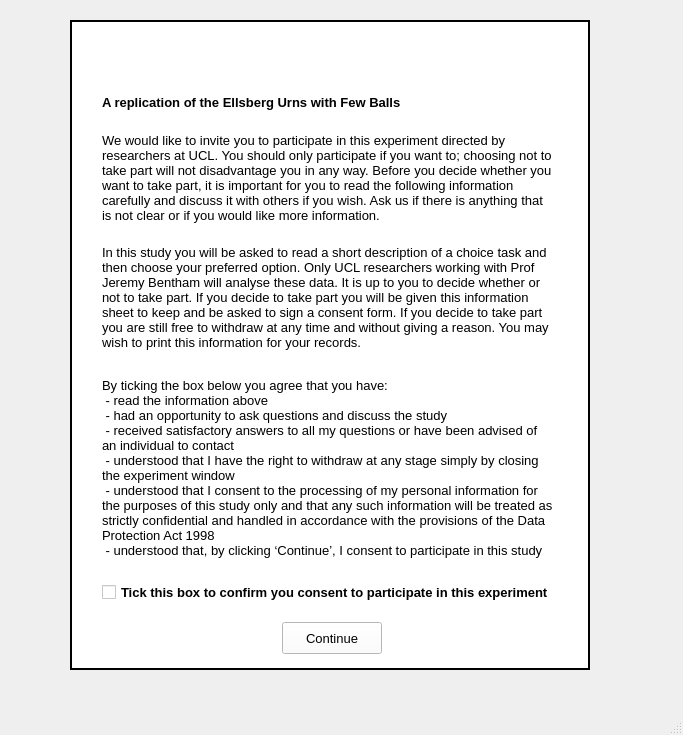
<?xml version="1.0" encoding="UTF-8"?>
<ui version="4.0">
 <class>urnExpWindow</class>
 <widget class="QMainWindow" name="urnExpWindow">
  <property name="geometry">
   <rect>
    <x>0</x>
    <y>0</y>
    <width>683</width>
    <height>735</height>
   </rect>
  </property>
  <property name="windowTitle">
   <string>MainWindow</string>
  </property>
  <widget class="QWidget" name="centralwidget">
   <widget class="QStackedWidget" name="stackedWidget">
    <property name="geometry">
     <rect>
      <x>70</x>
      <y>20</y>
      <width>520</width>
      <height>650</height>
     </rect>
    </property>
    <property name="focusPolicy">
     <enum>Qt::ClickFocus</enum>
    </property>
    <property name="styleSheet">
     <string notr="true">background-color: rgb(255, 255, 255);</string>
    </property>
    <property name="frameShape">
     <enum>QFrame::WinPanel</enum>
    </property>
    <property name="frameShadow">
     <enum>QFrame::Plain</enum>
    </property>
    <property name="midLineWidth">
     <number>0</number>
    </property>
    <property name="currentIndex">
     <number>0</number>
    </property>
    <widget class="QWidget" name="page1_consent">
     <widget class="QLabel" name="consentInfo">
      <property name="geometry">
       <rect>
        <x>30</x>
        <y>110</y>
        <width>451</width>
        <height>91</height>
       </rect>
      </property>
      <property name="font">
       <font>
        <family>Arial</family>
        <pointsize>10</pointsize>
       </font>
      </property>
      <property name="text">
       <string>We would like to invite you to participate in this experiment directed by researchers at UCL. You should only participate if you want to; choosing not to take part will not disadvantage you in any way. Before you decide whether you want to take part, it is important for you to read the following information carefully and discuss it with others if you wish. Ask us if there is anything that is not clear or if you would like more information. </string>
      </property>
      <property name="wordWrap">
       <bool>true</bool>
      </property>
     </widget>
     <widget class="QCheckBox" name="consentBox">
      <property name="enabled">
       <bool>true</bool>
      </property>
      <property name="geometry">
       <rect>
        <x>30</x>
        <y>560</y>
        <width>471</width>
        <height>21</height>
       </rect>
      </property>
      <property name="font">
       <font>
        <family>Arial</family>
        <pointsize>10</pointsize>
        <weight>75</weight>
        <bold>true</bold>
       </font>
      </property>
      <property name="styleSheet">
       <string notr="true">color: rgb(0, 0, 0);</string>
      </property>
      <property name="text">
       <string>Tick this box to confirm you consent to participate in this experiment</string>
      </property>
      <property name="checkable">
       <bool>true</bool>
      </property>
      <property name="tristate">
       <bool>false</bool>
      </property>
     </widget>
     <widget class="QPushButton" name="consentConfirm">
      <property name="geometry">
       <rect>
        <x>210</x>
        <y>600</y>
        <width>100</width>
        <height>32</height>
       </rect>
      </property>
      <property name="font">
       <font>
        <family>Arial</family>
        <pointsize>10</pointsize>
       </font>
      </property>
      <property name="text">
       <string>Continue</string>
      </property>
     </widget>
     <widget class="QLabel" name="label">
      <property name="geometry">
       <rect>
        <x>0</x>
        <y>-20</y>
        <width>131</width>
        <height>91</height>
       </rect>
      </property>
      <property name="text">
       <string/>
      </property>
      <property name="pixmap">
       <pixmap>ucl-logo.jpg</pixmap>
      </property>
      <property name="scaledContents">
       <bool>true</bool>
      </property>
     </widget>
     <widget class="QLabel" name="consentInfo_2">
      <property name="geometry">
       <rect>
        <x>30</x>
        <y>70</y>
        <width>451</width>
        <height>21</height>
       </rect>
      </property>
      <property name="font">
       <font>
        <family>Arial</family>
        <pointsize>10</pointsize>
        <weight>75</weight>
        <bold>true</bold>
       </font>
      </property>
      <property name="text">
       <string>A replication of the Ellsberg Urns with Few Balls</string>
      </property>
      <property name="wordWrap">
       <bool>true</bool>
      </property>
     </widget>
     <widget class="QLabel" name="consentInfo_3">
      <property name="geometry">
       <rect>
        <x>30</x>
        <y>220</y>
        <width>451</width>
        <height>111</height>
       </rect>
      </property>
      <property name="font">
       <font>
        <family>Arial</family>
        <pointsize>10</pointsize>
       </font>
      </property>
      <property name="text">
       <string>In this study you will be asked to read a short description of a choice task and then choose your preferred option. Only UCL researchers working with Prof Jeremy Bentham will analyse these data. It is up to you to decide whether or not to take part. If you decide to take part you will be given this information sheet to keep and be asked to sign a consent form. If you decide to take part you are still free to withdraw at any time and without giving a reason. You may wish to print this information for your records.</string>
      </property>
      <property name="wordWrap">
       <bool>true</bool>
      </property>
     </widget>
     <widget class="QLabel" name="consentInfo_4">
      <property name="geometry">
       <rect>
        <x>30</x>
        <y>340</y>
        <width>451</width>
        <height>211</height>
       </rect>
      </property>
      <property name="font">
       <font>
        <family>Arial</family>
        <pointsize>10</pointsize>
       </font>
      </property>
      <property name="text">
       <string>By ticking the box below you agree that you have: 
 - read the information above 
 - had an opportunity to ask questions and discuss the study 
 - received satisfactory answers to all my questions or have been advised of an individual to contact 
 - understood that I have the right to withdraw at any stage simply by closing the experiment window
 - understood that I consent to the processing of my personal information for the purposes of this study only and that any such information will be treated as strictly confidential and handled in accordance with the provisions of the Data Protection Act 1998 
 - understood that, by clicking ‘Continue’, I consent to participate in this study </string>
      </property>
      <property name="wordWrap">
       <bool>true</bool>
      </property>
     </widget>
    </widget>
    <widget class="QWidget" name="page2_demog">
     <widget class="QLabel" name="labelDemog">
      <property name="geometry">
       <rect>
        <x>40</x>
        <y>70</y>
        <width>461</width>
        <height>51</height>
       </rect>
      </property>
      <property name="font">
       <font>
        <family>Arial</family>
        <pointsize>10</pointsize>
        <weight>75</weight>
        <bold>true</bold>
       </font>
      </property>
      <property name="text">
       <string>Please enter some details about yourself and then click 'Continue'</string>
      </property>
     </widget>
     <widget class="QPushButton" name="demogConfirm">
      <property name="geometry">
       <rect>
        <x>210</x>
        <y>600</y>
        <width>100</width>
        <height>32</height>
       </rect>
      </property>
      <property name="font">
       <font>
        <family>Arial</family>
        <pointsize>10</pointsize>
       </font>
      </property>
      <property name="text">
       <string>Continue</string>
      </property>
     </widget>
     <widget class="QWidget" name="UserEducation" native="true">
      <property name="geometry">
       <rect>
        <x>30</x>
        <y>320</y>
        <width>321</width>
        <height>61</height>
       </rect>
      </property>
      <widget class="QComboBox" name="Education">
       <property name="geometry">
        <rect>
         <x>140</x>
         <y>20</y>
         <width>181</width>
         <height>22</height>
        </rect>
       </property>
       <property name="font">
        <font>
         <family>Arial</family>
        </font>
       </property>
       <property name="focusPolicy">
        <enum>Qt::ClickFocus</enum>
       </property>
       <item>
        <property name="text">
         <string/>
        </property>
       </item>
       <item>
        <property name="text">
         <string>Upper Secondary</string>
        </property>
       </item>
       <item>
        <property name="text">
         <string>Post-secondary</string>
        </property>
       </item>
       <item>
        <property name="text">
         <string>Bachelor's or equivalent</string>
        </property>
       </item>
       <item>
        <property name="text">
         <string>Master's or equivalent</string>
        </property>
       </item>
       <item>
        <property name="text">
         <string>Doctoral or equivalent</string>
        </property>
       </item>
      </widget>
      <widget class="QLabel" name="labelEducation">
       <property name="geometry">
        <rect>
         <x>10</x>
         <y>20</y>
         <width>121</width>
         <height>16</height>
        </rect>
       </property>
       <property name="font">
        <font>
         <family>Arial</family>
         <pointsize>10</pointsize>
         <weight>75</weight>
         <bold>true</bold>
        </font>
       </property>
       <property name="text">
        <string>Education Level</string>
       </property>
      </widget>
     </widget>
     <widget class="QWidget" name="UserGender" native="true">
      <property name="geometry">
       <rect>
        <x>30</x>
        <y>220</y>
        <width>321</width>
        <height>80</height>
       </rect>
      </property>
      <widget class="QRadioButton" name="Male">
       <property name="geometry">
        <rect>
         <x>140</x>
         <y>10</y>
         <width>82</width>
         <height>21</height>
        </rect>
       </property>
       <property name="font">
        <font>
         <family>Arial</family>
         <pointsize>10</pointsize>
         <weight>75</weight>
         <bold>true</bold>
        </font>
       </property>
       <property name="text">
        <string>Male</string>
       </property>
      </widget>
      <widget class="QRadioButton" name="Female">
       <property name="geometry">
        <rect>
         <x>140</x>
         <y>40</y>
         <width>82</width>
         <height>21</height>
        </rect>
       </property>
       <property name="font">
        <font>
         <family>Arial</family>
         <pointsize>10</pointsize>
         <weight>75</weight>
         <bold>true</bold>
        </font>
       </property>
       <property name="text">
        <string>Female</string>
       </property>
      </widget>
      <widget class="QLabel" name="labelGender">
       <property name="geometry">
        <rect>
         <x>10</x>
         <y>30</y>
         <width>71</width>
         <height>16</height>
        </rect>
       </property>
       <property name="font">
        <font>
         <family>Arial</family>
         <pointsize>10</pointsize>
         <weight>75</weight>
         <bold>true</bold>
        </font>
       </property>
       <property name="text">
        <string>Gender</string>
       </property>
      </widget>
     </widget>
     <widget class="QWidget" name="UserAge" native="true">
      <property name="geometry">
       <rect>
        <x>30</x>
        <y>130</y>
        <width>321</width>
        <height>61</height>
       </rect>
      </property>
      <widget class="QSpinBox" name="Age">
       <property name="geometry">
        <rect>
         <x>140</x>
         <y>10</y>
         <width>51</width>
         <height>31</height>
        </rect>
       </property>
       <property name="font">
        <font>
         <family>Arial</family>
         <pointsize>10</pointsize>
        </font>
       </property>
      </widget>
      <widget class="QLabel" name="labelAge">
       <property name="geometry">
        <rect>
         <x>10</x>
         <y>20</y>
         <width>71</width>
         <height>16</height>
        </rect>
       </property>
       <property name="font">
        <font>
         <family>Arial</family>
         <pointsize>10</pointsize>
         <weight>75</weight>
         <bold>true</bold>
        </font>
       </property>
       <property name="text">
        <string>Age</string>
       </property>
      </widget>
     </widget>
     <widget class="QLabel" name="labelErrorAge">
      <property name="geometry">
       <rect>
        <x>370</x>
        <y>130</y>
        <width>111</width>
        <height>61</height>
       </rect>
      </property>
      <property name="font">
       <font>
        <family>Arial</family>
        <pointsize>10</pointsize>
        <weight>75</weight>
        <bold>true</bold>
       </font>
      </property>
      <property name="styleSheet">
       <string notr="true">color: rgb(252, 7, 22);</string>
      </property>
      <property name="text">
       <string>You need to be over 18 to take part in this experiment</string>
      </property>
      <property name="wordWrap">
       <bool>true</bool>
      </property>
     </widget>
     <widget class="QLabel" name="labelErrorGender">
      <property name="geometry">
       <rect>
        <x>370</x>
        <y>220</y>
        <width>111</width>
        <height>71</height>
       </rect>
      </property>
      <property name="font">
       <font>
        <family>Arial</family>
        <pointsize>10</pointsize>
        <weight>75</weight>
        <bold>true</bold>
       </font>
      </property>
      <property name="styleSheet">
       <string notr="true">color: rgb(252, 7, 22);</string>
      </property>
      <property name="text">
       <string>You must select your gender</string>
      </property>
      <property name="wordWrap">
       <bool>true</bool>
      </property>
     </widget>
     <widget class="QLabel" name="labelErrorEducation">
      <property name="geometry">
       <rect>
        <x>370</x>
        <y>330</y>
        <width>111</width>
        <height>51</height>
       </rect>
      </property>
      <property name="font">
       <font>
        <family>Arial</family>
        <pointsize>10</pointsize>
        <weight>75</weight>
        <bold>true</bold>
       </font>
      </property>
      <property name="styleSheet">
       <string notr="true">color: rgb(252, 7, 22);</string>
      </property>
      <property name="text">
       <string>You must select your highest education level</string>
      </property>
      <property name="wordWrap">
       <bool>true</bool>
      </property>
     </widget>
     <widget class="QLabel" name="label_2">
      <property name="geometry">
       <rect>
        <x>0</x>
        <y>-20</y>
        <width>131</width>
        <height>91</height>
       </rect>
      </property>
      <property name="text">
       <string/>
      </property>
      <property name="pixmap">
       <pixmap>ucl-logo.jpg</pixmap>
      </property>
      <property name="scaledContents">
       <bool>true</bool>
      </property>
     </widget>
    </widget>
    <widget class="QWidget" name="page3_instructions">
     <widget class="QLabel" name="labelInstructionHeading">
      <property name="geometry">
       <rect>
        <x>40</x>
        <y>70</y>
        <width>441</width>
        <height>41</height>
       </rect>
      </property>
      <property name="font">
       <font>
        <family>Arial</family>
        <pointsize>10</pointsize>
        <weight>75</weight>
        <bold>true</bold>
        <kerning>false</kerning>
       </font>
      </property>
      <property name="frameShape">
       <enum>QFrame::NoFrame</enum>
      </property>
      <property name="lineWidth">
       <number>0</number>
      </property>
      <property name="text">
       <string>Please consider the following problem carefully and then click 'Continue'</string>
      </property>
      <property name="wordWrap">
       <bool>true</bool>
      </property>
     </widget>
     <widget class="QPushButton" name="instructionConfirm">
      <property name="geometry">
       <rect>
        <x>210</x>
        <y>600</y>
        <width>100</width>
        <height>32</height>
       </rect>
      </property>
      <property name="font">
       <font>
        <family>Arial</family>
        <pointsize>10</pointsize>
       </font>
      </property>
      <property name="text">
       <string>Continue</string>
      </property>
     </widget>
     <widget class="QLabel" name="labelExpInstructions">
      <property name="geometry">
       <rect>
        <x>40</x>
        <y>130</y>
        <width>441</width>
        <height>61</height>
       </rect>
      </property>
      <property name="font">
       <font>
        <family>Arial</family>
        <pointsize>10</pointsize>
       </font>
      </property>
      <property name="layoutDirection">
       <enum>Qt::LeftToRight</enum>
      </property>
      <property name="lineWidth">
       <number>0</number>
      </property>
      <property name="text">
       <string>On the next screen there will be two urns, labeled A and B, containing red and blue marbles, and you have to draw a marble from one of the urns. If you get a blue marble, you will be entered into a £30 lottery draw. </string>
      </property>
      <property name="alignment">
       <set>Qt::AlignLeading|Qt::AlignLeft|Qt::AlignTop</set>
      </property>
      <property name="wordWrap">
       <bool>true</bool>
      </property>
     </widget>
     <widget class="QLabel" name="labelExpInstructions_2">
      <property name="geometry">
       <rect>
        <x>40</x>
        <y>200</y>
        <width>441</width>
        <height>71</height>
       </rect>
      </property>
      <property name="font">
       <font>
        <family>Arial</family>
        <pointsize>10</pointsize>
       </font>
      </property>
      <property name="layoutDirection">
       <enum>Qt::LeftToRight</enum>
      </property>
      <property name="lineWidth">
       <number>0</number>
      </property>
      <property name="text">
       <string>Text from program....</string>
      </property>
      <property name="alignment">
       <set>Qt::AlignLeading|Qt::AlignLeft|Qt::AlignTop</set>
      </property>
      <property name="wordWrap">
       <bool>true</bool>
      </property>
     </widget>
     <widget class="QLabel" name="labelExpInstructions_3">
      <property name="geometry">
       <rect>
        <x>40</x>
        <y>280</y>
        <width>441</width>
        <height>61</height>
       </rect>
      </property>
      <property name="font">
       <font>
        <family>Arial</family>
        <pointsize>10</pointsize>
       </font>
      </property>
      <property name="layoutDirection">
       <enum>Qt::LeftToRight</enum>
      </property>
      <property name="lineWidth">
       <number>0</number>
      </property>
      <property name="text">
       <string>Text from program...</string>
      </property>
      <property name="alignment">
       <set>Qt::AlignLeading|Qt::AlignLeft|Qt::AlignTop</set>
      </property>
      <property name="wordWrap">
       <bool>true</bool>
      </property>
     </widget>
     <widget class="QLabel" name="labelExpInstructions_5">
      <property name="geometry">
       <rect>
        <x>40</x>
        <y>430</y>
        <width>441</width>
        <height>111</height>
       </rect>
      </property>
      <property name="font">
       <font>
        <family>Arial</family>
        <pointsize>10</pointsize>
       </font>
      </property>
      <property name="layoutDirection">
       <enum>Qt::LeftToRight</enum>
      </property>
      <property name="lineWidth">
       <number>0</number>
      </property>
      <property name="text">
       <string>You have to decide whether you prefer to draw a marble at random from Urn A or Urn B. What you hope is to draw a blue marble and be entered for the £30 lottery draw. Consider very carefully from which urn you prefer to draw the marble, then click on the urn you want to draw from.  After you have confirmed your urn choice, the computer will then randomly draw a marble from your chosen urn and show you the result.</string>
      </property>
      <property name="alignment">
       <set>Qt::AlignLeading|Qt::AlignLeft|Qt::AlignTop</set>
      </property>
      <property name="wordWrap">
       <bool>true</bool>
      </property>
     </widget>
     <widget class="QLabel" name="label_3">
      <property name="geometry">
       <rect>
        <x>0</x>
        <y>-20</y>
        <width>131</width>
        <height>91</height>
       </rect>
      </property>
      <property name="text">
       <string/>
      </property>
      <property name="pixmap">
       <pixmap>ucl-logo.jpg</pixmap>
      </property>
      <property name="scaledContents">
       <bool>true</bool>
      </property>
     </widget>
     <widget class="QLabel" name="labelExpInstructions_4">
      <property name="geometry">
       <rect>
        <x>40</x>
        <y>360</y>
        <width>441</width>
        <height>61</height>
       </rect>
      </property>
      <property name="font">
       <font>
        <family>Arial</family>
        <pointsize>10</pointsize>
       </font>
      </property>
      <property name="layoutDirection">
       <enum>Qt::LeftToRight</enum>
      </property>
      <property name="lineWidth">
       <number>0</number>
      </property>
      <property name="text">
       <string>Text from program...</string>
      </property>
      <property name="alignment">
       <set>Qt::AlignLeading|Qt::AlignLeft|Qt::AlignTop</set>
      </property>
      <property name="wordWrap">
       <bool>true</bool>
      </property>
     </widget>
     <zorder>instructionConfirm</zorder>
     <zorder>labelExpInstructions</zorder>
     <zorder>labelExpInstructions_2</zorder>
     <zorder>labelExpInstructions_3</zorder>
     <zorder>labelExpInstructions_5</zorder>
     <zorder>label_3</zorder>
     <zorder>labelInstructionHeading</zorder>
     <zorder>labelExpInstructions_4</zorder>
    </widget>
    <widget class="QWidget" name="page4_urnSelect">
     <widget class="QPushButton" name="urnConfirm">
      <property name="geometry">
       <rect>
        <x>185</x>
        <y>600</y>
        <width>150</width>
        <height>32</height>
       </rect>
      </property>
      <property name="font">
       <font>
        <family>Arial</family>
        <pointsize>10</pointsize>
        <weight>50</weight>
        <bold>false</bold>
       </font>
      </property>
      <property name="text">
       <string>Confirm</string>
      </property>
     </widget>
     <widget class="QLabel" name="labelUrnA">
      <property name="geometry">
       <rect>
        <x>150</x>
        <y>100</y>
        <width>21</width>
        <height>20</height>
       </rect>
      </property>
      <property name="font">
       <font>
        <family>Arial</family>
        <pointsize>14</pointsize>
        <weight>75</weight>
        <bold>true</bold>
       </font>
      </property>
      <property name="text">
       <string>A</string>
      </property>
     </widget>
     <widget class="QLabel" name="labelUrnB">
      <property name="geometry">
       <rect>
        <x>340</x>
        <y>100</y>
        <width>21</width>
        <height>20</height>
       </rect>
      </property>
      <property name="font">
       <font>
        <family>Arial</family>
        <pointsize>14</pointsize>
        <weight>75</weight>
        <bold>true</bold>
       </font>
      </property>
      <property name="text">
       <string>B</string>
      </property>
     </widget>
     <widget class="QLabel" name="labelUrnHeading">
      <property name="geometry">
       <rect>
        <x>100</x>
        <y>60</y>
        <width>321</width>
        <height>21</height>
       </rect>
      </property>
      <property name="font">
       <font>
        <family>Arial</family>
        <pointsize>10</pointsize>
        <weight>75</weight>
        <bold>true</bold>
       </font>
      </property>
      <property name="text">
       <string>Click the urn you want to draw a marble from and click 'Confirm'</string>
      </property>
      <property name="alignment">
       <set>Qt::AlignCenter</set>
      </property>
      <property name="wordWrap">
       <bool>true</bool>
      </property>
      <property name="margin">
       <number>0</number>
      </property>
     </widget>
     <widget class="QLabel" name="labelUrnChoice">
      <property name="geometry">
       <rect>
        <x>140</x>
        <y>480</y>
        <width>241</width>
        <height>41</height>
       </rect>
      </property>
      <property name="font">
       <font>
        <family>Arial</family>
        <pointsize>12</pointsize>
        <weight>75</weight>
        <bold>true</bold>
       </font>
      </property>
      <property name="text">
       <string>You chose the urn with...</string>
      </property>
      <property name="alignment">
       <set>Qt::AlignCenter</set>
      </property>
      <property name="wordWrap">
       <bool>true</bool>
      </property>
     </widget>
     <widget class="QLabel" name="label_4">
      <property name="geometry">
       <rect>
        <x>0</x>
        <y>-20</y>
        <width>131</width>
        <height>91</height>
       </rect>
      </property>
      <property name="text">
       <string/>
      </property>
      <property name="pixmap">
       <pixmap>ucl-logo.jpg</pixmap>
      </property>
      <property name="scaledContents">
       <bool>true</bool>
      </property>
     </widget>
     <widget class="QLabel" name="labelUrnAratio">
      <property name="geometry">
       <rect>
        <x>80</x>
        <y>370</y>
        <width>150</width>
        <height>30</height>
       </rect>
      </property>
      <property name="font">
       <font>
        <family>Arial</family>
        <pointsize>12</pointsize>
        <weight>50</weight>
        <bold>false</bold>
       </font>
      </property>
      <property name="text">
       <string>urnA ratio</string>
      </property>
      <property name="alignment">
       <set>Qt::AlignCenter</set>
      </property>
      <property name="wordWrap">
       <bool>true</bool>
      </property>
     </widget>
     <widget class="QLabel" name="labelUrnBratio">
      <property name="geometry">
       <rect>
        <x>270</x>
        <y>370</y>
        <width>150</width>
        <height>30</height>
       </rect>
      </property>
      <property name="font">
       <font>
        <family>Arial</family>
        <pointsize>12</pointsize>
        <weight>50</weight>
        <bold>false</bold>
       </font>
      </property>
      <property name="text">
       <string>urnB ratio</string>
      </property>
      <property name="alignment">
       <set>Qt::AlignCenter</set>
      </property>
      <property name="wordWrap">
       <bool>true</bool>
      </property>
     </widget>
     <widget class="QLabel" name="labelUrnError">
      <property name="geometry">
       <rect>
        <x>190</x>
        <y>430</y>
        <width>141</width>
        <height>41</height>
       </rect>
      </property>
      <property name="font">
       <font>
        <family>Arial</family>
        <pointsize>10</pointsize>
        <weight>75</weight>
        <bold>true</bold>
       </font>
      </property>
      <property name="styleSheet">
       <string notr="true">color: rgb(252, 7, 22);</string>
      </property>
      <property name="text">
       <string>Please choose an urn</string>
      </property>
      <property name="alignment">
       <set>Qt::AlignCenter</set>
      </property>
      <property name="wordWrap">
       <bool>true</bool>
      </property>
     </widget>
     <zorder>urnConfirm</zorder>
     <zorder>labelUrnA</zorder>
     <zorder>labelUrnB</zorder>
     <zorder>labelUrnChoice</zorder>
     <zorder>labelUrnAratio</zorder>
     <zorder>labelUrnBratio</zorder>
     <zorder>label_4</zorder>
     <zorder>labelUrnHeading</zorder>
     <zorder>labelUrnError</zorder>
    </widget>
    <widget class="QWidget" name="page5_handurn">
     <widget class="QLabel" name="label_12">
      <property name="geometry">
       <rect>
        <x>0</x>
        <y>-20</y>
        <width>131</width>
        <height>91</height>
       </rect>
      </property>
      <property name="text">
       <string/>
      </property>
      <property name="pixmap">
       <pixmap>ucl-logo.jpg</pixmap>
      </property>
      <property name="scaledContents">
       <bool>true</bool>
      </property>
     </widget>
     <widget class="QLabel" name="bigUrn">
      <property name="geometry">
       <rect>
        <x>180</x>
        <y>230</y>
        <width>140</width>
        <height>231</height>
       </rect>
      </property>
      <property name="text">
       <string/>
      </property>
      <property name="pixmap">
       <pixmap>urn.jpg</pixmap>
      </property>
      <property name="scaledContents">
       <bool>true</bool>
      </property>
     </widget>
     <widget class="QLabel" name="hand">
      <property name="geometry">
       <rect>
        <x>210</x>
        <y>20</y>
        <width>71</width>
        <height>161</height>
       </rect>
      </property>
      <property name="text">
       <string/>
      </property>
      <property name="pixmap">
       <pixmap>hand.jpg</pixmap>
      </property>
      <property name="scaledContents">
       <bool>true</bool>
      </property>
     </widget>
     <zorder>hand</zorder>
     <zorder>label_12</zorder>
     <zorder>bigUrn</zorder>
    </widget>
    <widget class="QWidget" name="page6_results">
     <widget class="QLabel" name="labelMarbleChoice">
      <property name="geometry">
       <rect>
        <x>130</x>
        <y>60</y>
        <width>260</width>
        <height>51</height>
       </rect>
      </property>
      <property name="font">
       <font>
        <family>Arial</family>
        <pointsize>12</pointsize>
        <weight>75</weight>
        <bold>true</bold>
       </font>
      </property>
      <property name="text">
       <string>Marble message</string>
      </property>
      <property name="alignment">
       <set>Qt::AlignCenter</set>
      </property>
      <property name="wordWrap">
       <bool>true</bool>
      </property>
     </widget>
     <widget class="QPushButton" name="continueButton">
      <property name="geometry">
       <rect>
        <x>210</x>
        <y>600</y>
        <width>100</width>
        <height>32</height>
       </rect>
      </property>
      <property name="font">
       <font>
        <family>Arial</family>
        <pointsize>10</pointsize>
        <weight>50</weight>
        <bold>false</bold>
       </font>
      </property>
      <property name="text">
       <string>Continue</string>
      </property>
     </widget>
     <widget class="QLabel" name="blueMarble">
      <property name="geometry">
       <rect>
        <x>185</x>
        <y>120</y>
        <width>150</width>
        <height>150</height>
       </rect>
      </property>
      <property name="text">
       <string/>
      </property>
      <property name="pixmap">
       <pixmap>bluemarble.png</pixmap>
      </property>
      <property name="scaledContents">
       <bool>true</bool>
      </property>
     </widget>
     <widget class="QLabel" name="redMarble">
      <property name="geometry">
       <rect>
        <x>185</x>
        <y>120</y>
        <width>150</width>
        <height>150</height>
       </rect>
      </property>
      <property name="text">
       <string/>
      </property>
      <property name="pixmap">
       <pixmap>redmarble.jpg</pixmap>
      </property>
      <property name="scaledContents">
       <bool>true</bool>
      </property>
     </widget>
     <widget class="QLabel" name="labelPrize">
      <property name="geometry">
       <rect>
        <x>100</x>
        <y>310</y>
        <width>320</width>
        <height>51</height>
       </rect>
      </property>
      <property name="font">
       <font>
        <family>Arial</family>
        <pointsize>12</pointsize>
        <weight>50</weight>
        <bold>false</bold>
       </font>
      </property>
      <property name="text">
       <string>Prize message</string>
      </property>
      <property name="alignment">
       <set>Qt::AlignCenter</set>
      </property>
      <property name="wordWrap">
       <bool>true</bool>
      </property>
     </widget>
     <widget class="QLabel" name="label_5">
      <property name="geometry">
       <rect>
        <x>0</x>
        <y>-20</y>
        <width>131</width>
        <height>91</height>
       </rect>
      </property>
      <property name="text">
       <string/>
      </property>
      <property name="pixmap">
       <pixmap>ucl-logo.jpg</pixmap>
      </property>
      <property name="scaledContents">
       <bool>true</bool>
      </property>
     </widget>
     <widget class="QWidget" name="emailWidget" native="true">
      <property name="geometry">
       <rect>
        <x>95</x>
        <y>430</y>
        <width>330</width>
        <height>91</height>
       </rect>
      </property>
      <widget class="QLabel" name="labelEmail">
       <property name="geometry">
        <rect>
         <x>10</x>
         <y>-20</y>
         <width>321</width>
         <height>91</height>
        </rect>
       </property>
       <property name="font">
        <font>
         <family>Arial</family>
         <pointsize>10</pointsize>
        </font>
       </property>
       <property name="text">
        <string>Please provide your email address in the box below so we can contact you if you win the lottery draw. Then click 'Continue'</string>
       </property>
       <property name="alignment">
        <set>Qt::AlignLeading|Qt::AlignLeft|Qt::AlignVCenter</set>
       </property>
       <property name="wordWrap">
        <bool>true</bool>
       </property>
      </widget>
      <widget class="QLineEdit" name="inputEmail">
       <property name="geometry">
        <rect>
         <x>10</x>
         <y>60</y>
         <width>311</width>
         <height>21</height>
        </rect>
       </property>
      </widget>
     </widget>
     <widget class="QLabel" name="labelEmailError">
      <property name="geometry">
       <rect>
        <x>110</x>
        <y>520</y>
        <width>311</width>
        <height>31</height>
       </rect>
      </property>
      <property name="font">
       <font>
        <family>Arial</family>
        <pointsize>10</pointsize>
        <weight>75</weight>
        <bold>true</bold>
       </font>
      </property>
      <property name="styleSheet">
       <string notr="true">color: rgb(252, 7, 22);</string>
      </property>
      <property name="text">
       <string>Double check you have input a valid email address</string>
      </property>
      <property name="wordWrap">
       <bool>true</bool>
      </property>
     </widget>
     <zorder>redMarble</zorder>
     <zorder>labelMarbleChoice</zorder>
     <zorder>continueButton</zorder>
     <zorder>blueMarble</zorder>
     <zorder>labelPrize</zorder>
     <zorder>label_5</zorder>
     <zorder>emailWidget</zorder>
     <zorder>labelEmailError</zorder>
    </widget>
    <widget class="QWidget" name="page7_debrief">
     <widget class="QLabel" name="label_6">
      <property name="geometry">
       <rect>
        <x>30</x>
        <y>440</y>
        <width>451</width>
        <height>51</height>
       </rect>
      </property>
      <property name="font">
       <font>
        <family>Arial</family>
        <pointsize>10</pointsize>
        <weight>75</weight>
        <bold>true</bold>
       </font>
      </property>
      <property name="text">
       <string>Thanks again for taking part. You can now close the window or click 'End experiment' below.</string>
      </property>
      <property name="wordWrap">
       <bool>true</bool>
      </property>
     </widget>
     <widget class="QPushButton" name="endButton">
      <property name="geometry">
       <rect>
        <x>210</x>
        <y>600</y>
        <width>100</width>
        <height>32</height>
       </rect>
      </property>
      <property name="font">
       <font>
        <family>Arial</family>
        <pointsize>10</pointsize>
       </font>
      </property>
      <property name="text">
       <string>End experiment</string>
      </property>
     </widget>
     <widget class="QLabel" name="label_7">
      <property name="geometry">
       <rect>
        <x>0</x>
        <y>-20</y>
        <width>131</width>
        <height>91</height>
       </rect>
      </property>
      <property name="text">
       <string/>
      </property>
      <property name="pixmap">
       <pixmap>ucl-logo.jpg</pixmap>
      </property>
      <property name="scaledContents">
       <bool>true</bool>
      </property>
     </widget>
     <widget class="QLabel" name="label_8">
      <property name="geometry">
       <rect>
        <x>30</x>
        <y>80</y>
        <width>451</width>
        <height>161</height>
       </rect>
      </property>
      <property name="font">
       <font>
        <family>Arial</family>
        <pointsize>10</pointsize>
       </font>
      </property>
      <property name="text">
       <string>Thank you for taking part in the experiment. 
 
This experiment attempts to replicate the design of a previous experiment by Pulford and Colman (2008). Their experiment asked participants to draw marbles from real urns to test whether the amiguity aversion effect persisted with different numbers of marbles in the urns. The ambiguity aversion effect, first discussed by Ellsberg (1961), is people’s tendency to prefer risky choices when the outcome is 50:50, against choices with unknown outcomes.   </string>
      </property>
      <property name="wordWrap">
       <bool>true</bool>
      </property>
     </widget>
     <widget class="QLabel" name="label_9">
      <property name="geometry">
       <rect>
        <x>30</x>
        <y>230</y>
        <width>451</width>
        <height>191</height>
       </rect>
      </property>
      <property name="font">
       <font>
        <family>Arial</family>
        <pointsize>10</pointsize>
       </font>
      </property>
      <property name="text">
       <string>If you have further questions about this experiment please contact ucjujrm@ucl.ac.uk. And if you'd like to know more about this topic, you can read the original papers: 

Ellsberg, D. (1961). Risk, ambiguity, and the Savage axioms. The quarterly journal of economics, 643-669.

Pulford, B. D., &amp; Colman, A. M. (2008). Size doesn't really matter: Ambiguity aversion in Ellsberg urns with few balls. Experimental Psychology, 55(1), 31-37. </string>
      </property>
      <property name="wordWrap">
       <bool>true</bool>
      </property>
     </widget>
    </widget>
   </widget>
  </widget>
  <widget class="QMenuBar" name="menubar">
   <property name="geometry">
    <rect>
     <x>0</x>
     <y>0</y>
     <width>683</width>
     <height>22</height>
    </rect>
   </property>
  </widget>
  <widget class="QStatusBar" name="statusbar"/>
 </widget>
 <resources/>
 <connections/>
</ui>
